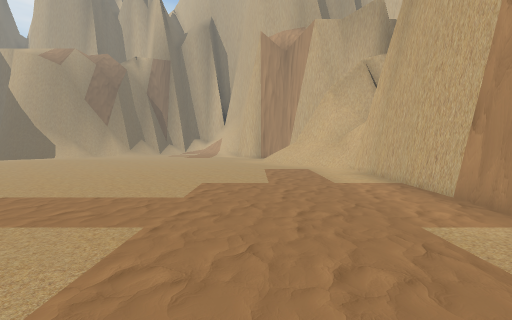
View 1 (above)

24 first-person views from a walk through a Unity game level. The camera is 1.2 m above the floor, tilts 4° down and sees 90° across. The floor is counted in squares, 1 m on a side. Each view is taken from the middle of a square. On the plan, view 1 faces up. The plan holds only what a view shows up to about 12 squares ahead; the rest is blank. The place goes on beyond the plan. The player is left out.

View 2
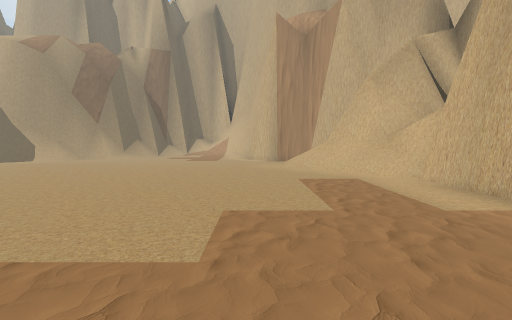

View 3
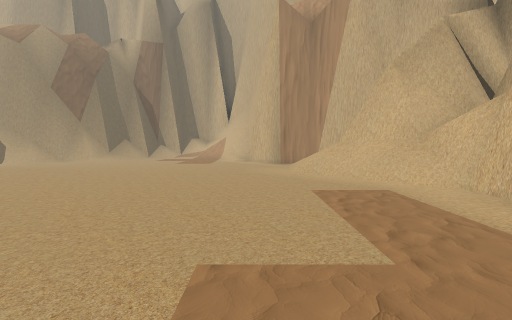

View 4
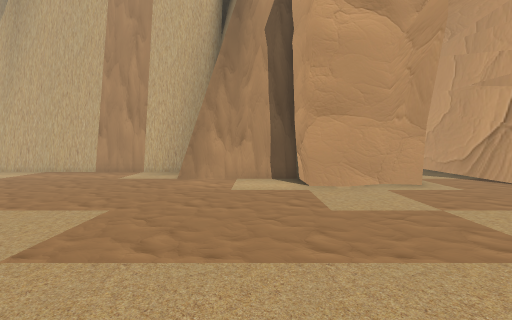

View 5
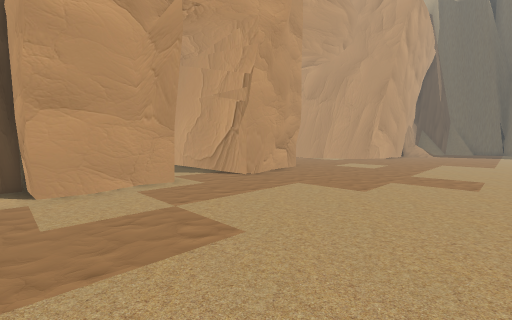

View 6
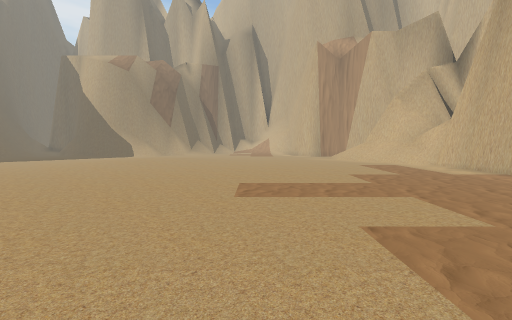

View 7
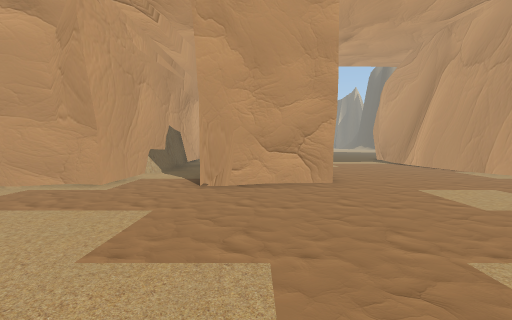

View 8
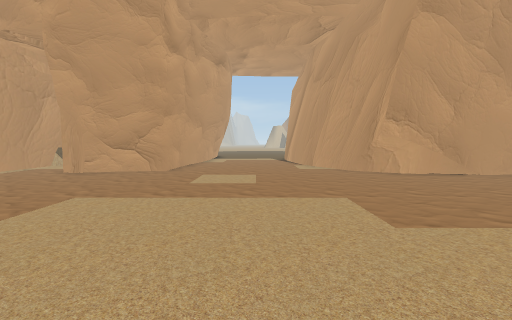

View 9
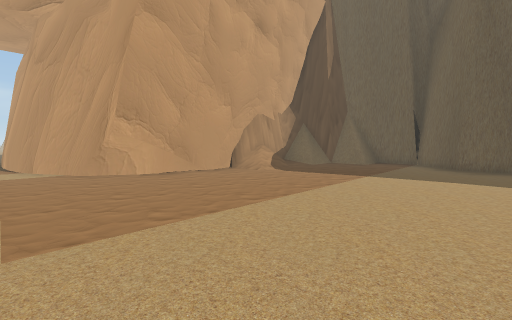

View 10
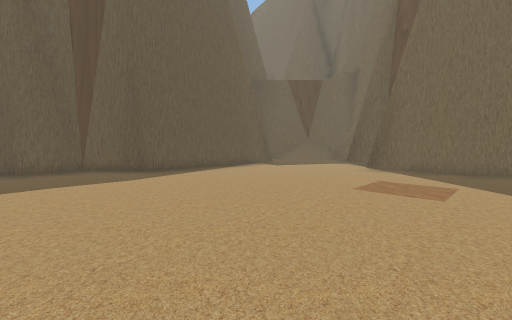

View 11
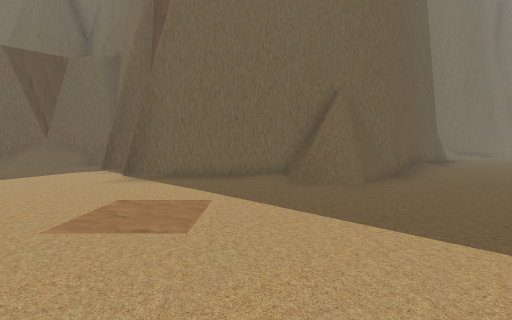

View 12
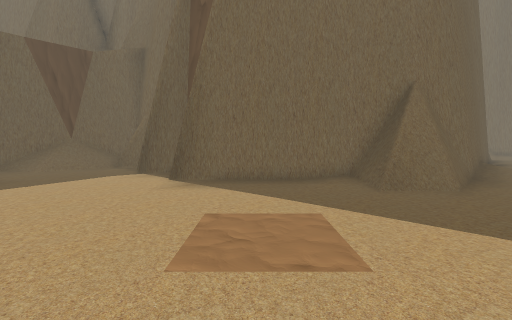

View 13
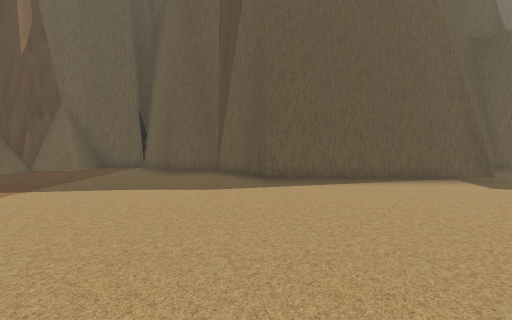

View 14
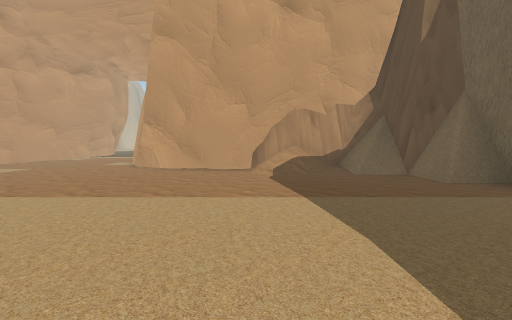

View 15
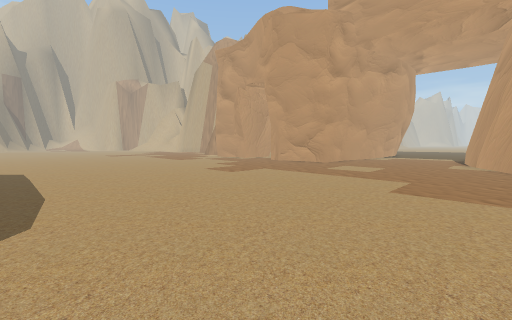

View 16
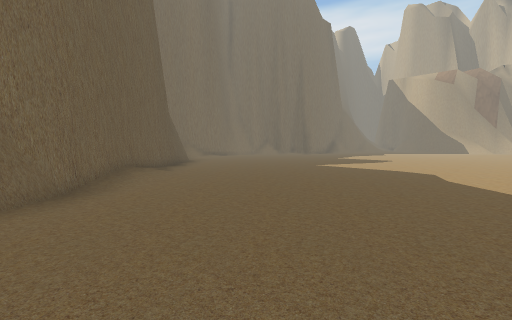

View 17
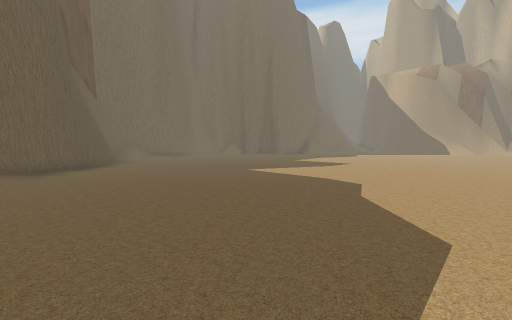

View 18
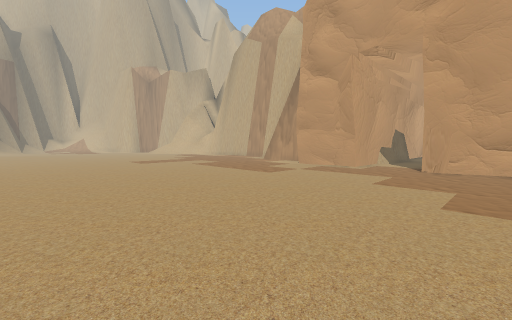

View 19
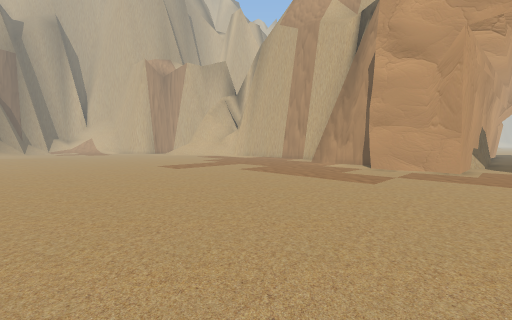

View 20
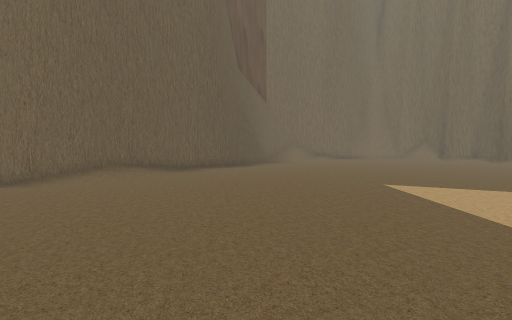

View 21
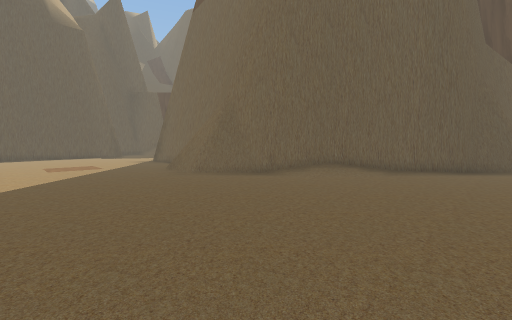

View 22
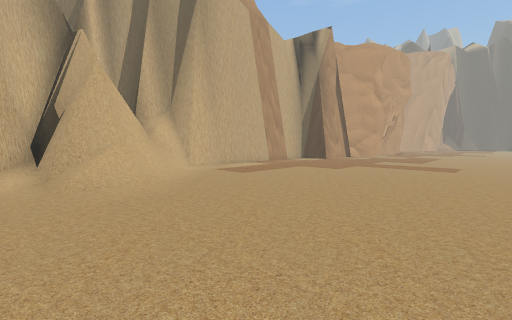

View 23
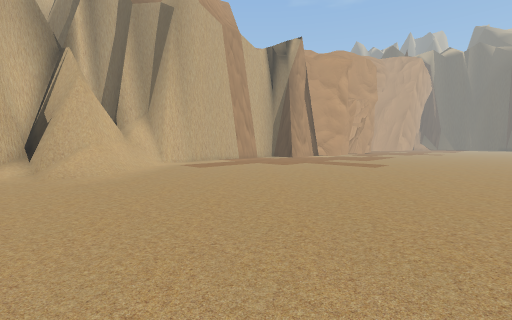

View 24
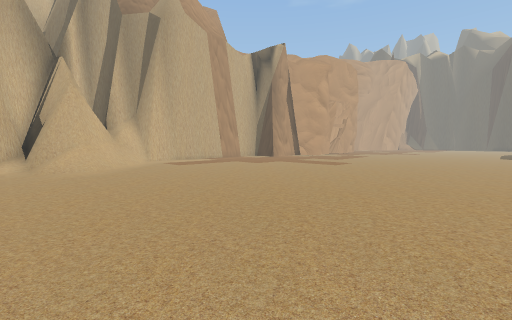

### Floor plan
Key: @ floor where view 1 was taken; # wall or solid block; . main floor; : floor 0.25 m higher than the main floor; / step, stairs or slope; = window, fence, low wall or low ledge; O other object.
Columns run from 24 left of view 1 to 6 right of it. Each row starts with its distance up from view 1.
 18             . ............./#
 17              ............//####
 16             .............//###
 15             :::..........//###
 14             :::...........//###
 13             :::............//=#
 12             ::............../##
 11             :................#
 10         .....................#
  9         .....................#
  8          ....................#
  7           ...................#
  6            ..................#
  5             .................#
  4 ..         ..................#
  3 ...       ...................#
  2 ....     ....................#
  1 .....   ...................#
  0 ...... .................@..#
 -1 ...........................#
 -2 ..........................##
 -3 .........................##
 -4 .........................#
 -5 .........................#
 -6 .........................######
 -7 ...............................
 -8 ..............................
 -9 #........................#####
-10 ##.......................#
-11  ##/.....................#
-12   ##/....................###
-13    ##........................
-14     ##.........................
-15      ##........................
-16      ##........................
-17     ###........................
-18     ##=.......................#
-19     ##.....................####
-20     ##....................##
-21     ##...................##
-22     ##..................##
-23     ##..................##
-24   ###...................#
-25   ##....................#
-26    ..................../##
-27  =.....................//#
-28  /.....................//#
-29  O/...................../#
-30  #O..#########.........==#
-31  ##..        ##........###
-32   ##          ####...####

Positions as (right, up) in squares from view 1, and headings:
1: (0, 0), facing up
2: (-1, 3), facing up
3: (-1, 5), facing up
4: (-6, -1), facing right
5: (-6, -2), facing down-right
6: (-5, -2), facing up
7: (-6, -10), facing right
8: (-9, -16), facing right
9: (-9, -18), facing down-right
10: (-7, -19), facing down-left
11: (-10, -19), facing left
12: (-11, -21), facing left
13: (-11, -21), facing down
14: (-11, -26), facing right
15: (-12, -20), facing up-right
16: (-12, -15), facing up-left
17: (-11, -11), facing up-left
18: (-11, -11), facing up-right
19: (-11, -7), facing up-right
20: (-12, -7), facing left
21: (-12, -7), facing down-left
22: (-7, 18), facing down-right
23: (-10, 18), facing down-right
24: (-12, 18), facing down-right
